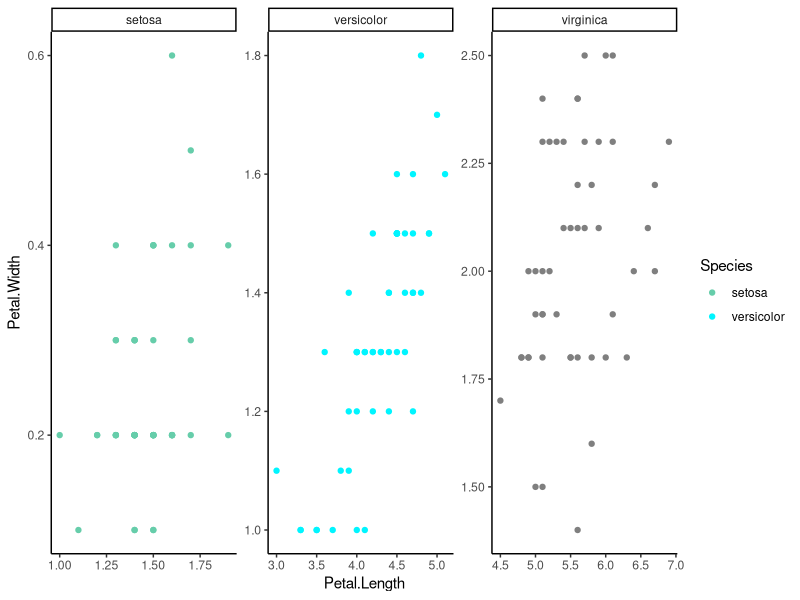

Write R code to recreate this figure.
## ---- chunk 1
knitr::opts_chunk$set(echo = TRUE)

library(tidyverse)
## ---- chunk 2
iris_graph <- ggplot(iris, aes(x= Petal.Length, y = Petal.Width)) +
  geom_point(aes(color = Species)) +
  theme_classic() +
  facet_wrap(~ Species, scales = "free") + 
  scale_color_manual(breaks = c("setosa", "versicolor", "virginican"), values = c("mediumaquamarine", "turquoise1", "steelblue4"))
  
iris_graph
